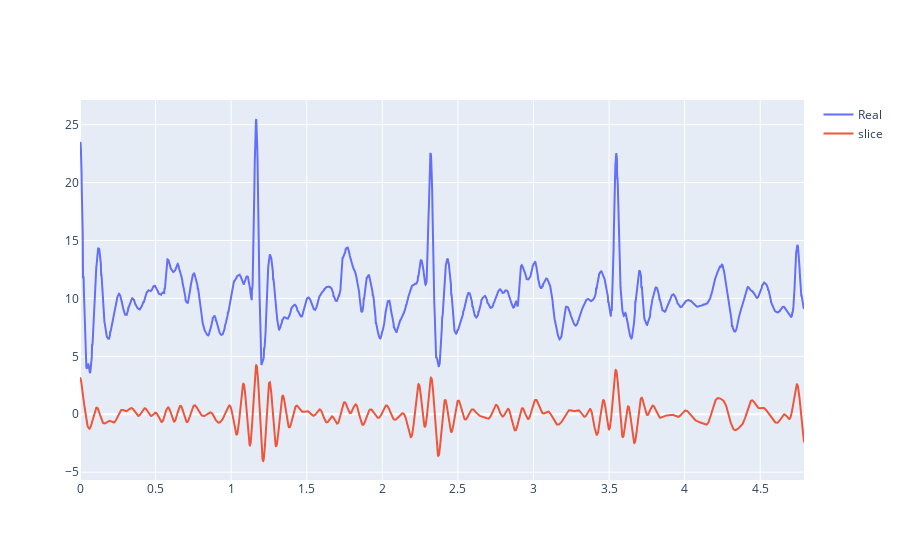

Write notebook code for a chart like this one.
### Code cell
fig = go.Figure()
fig.add_scatter(x = t[:], y = x_acc[:], mode='lines', name='Real')
fig.add_scatter(x = t[:], y = accel_ssa.reconstruct(slice(10,20))[:], mode='lines', name='slice')
#fig.add_scatter(x = t, y = accel_ssa.reconstruct(slice(100,200)), mode='lines', name='slice(100,200)')
#fig.add_scatter(x = t, y = accel_ssa.reconstruct(slice(200,400)), mode='lines', name='slice(200,400)')
fig.show()

### Figure 1 — Plotly figure (JSON) as saved in the notebook; plotly's stock layout.template omitted (floating-point values rounded to 4 significant figures; data arrays with more than 128 entries replaced by an {"elided": "..."} marker saying what was removed)
{"data": [{"mode": "lines", "name": "Real", "type": "scatter", "x": {"elided": "2400 float values"}, "y": {"elided": "2400 float values"}}, {"mode": "lines", "name": "slice", "type": "scatter", "x": {"elided": "2400 float values"}, "y": {"elided": "2400 float values"}}], "layout": {}}
